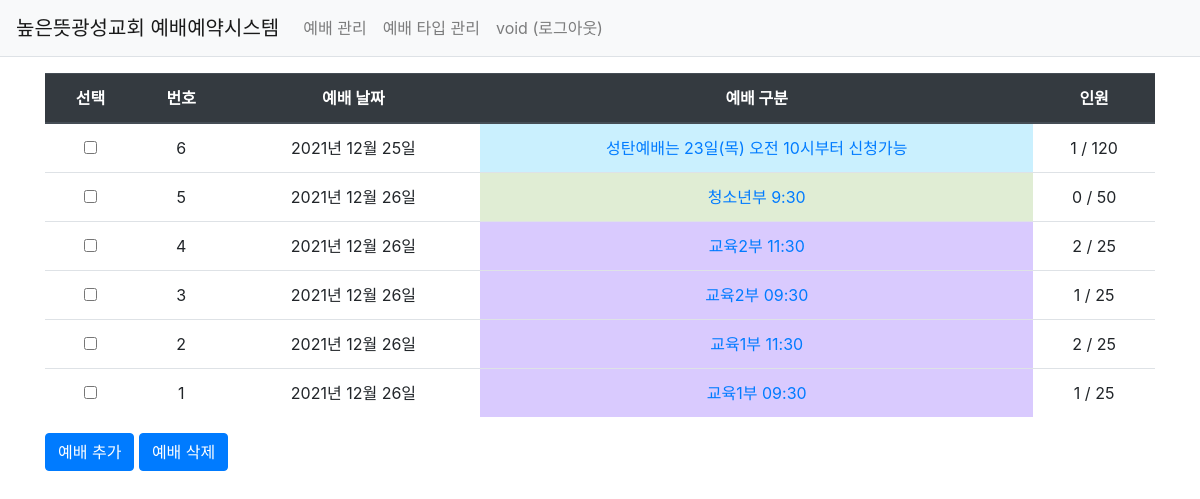
/worship/list/ (signed in), run on the app's committed database.
### w_reservation/models.py (models this page shows)
class User(db.Model):
    id = db.Column(db.Integer, primary_key=True)
    username = db.Column(db.String(150), unique=True, nullable=False)
    password = db.Column(db.String(200), nullable=False)
    admin = db.Column(db.Integer, nullable=True, server_default='2')

class Worship(db.Model):
    id = db.Column(db.Integer, primary_key=True)
    date = db.Column(db.Date(), nullable=False)
    part = db.Column(db.String(100), nullable=False)
    limit = db.Column(db.Integer, nullable=False)
    curnum = db.Column(db.Integer, nullable=False)
    worshiptype_id = db.Column(db.Integer, db.ForeignKey('worshiptype.id',ondelete='CASCADE'))
    worshiptype = db.relationship('WorshipType', backref=db.backref('worship_set', cascade='all, delete-orphan'))

### w_reservation/views/worship_views.py (the view)
@bp.route('/list/')
@login_required
def _list():
    worship_list = Worship.query.order_by(Worship.id.desc())
    return render_template('worship/worship_list.html', worship_list=worship_list)

### w_reservation/filter.py (called while the page is built)
def format_datetime(value, fmt='%Y년 %m월 %d일'):
    return value.strftime(fmt)

### w_reservation/views/auth_views.py (called while the page is built)
@bp.before_app_request
def load_logged_in_user():
    user_id = session.get('user_id')
    if user_id is None:
        g.user = None
    else:
        g.user = User.query.get(user_id)

def login_required(view):
    @functools.wraps(view)
    def wrapped_view(**kwargs):
        if g.user is None:
            return redirect(url_for('auth.login'))
        return view(**kwargs)
    return wrapped_view

### w_reservation/templates/worship/worship_list.html (shortened to what this page needs)
{% extends 'base.html' %}
{% block content %}
<div class="container my-3">
    <table class="table" id="w-table">
        <thead>
        <tr class="text-center thead-dark">
            <th>선택</th>
            <th>번호</th>
            <th>예배 날짜</th>
            <th>예배 구분</th>
            <th>인원</th>
        </tr>
        </thead>
        <tbody>
        {% if worship_list %}
        {% for worship in worship_list %}
        <tr class="text-center" id="{{ worship.id }}">
            <td><input type="checkbox" name="checkboxName" data-uri="{{ url_for('worship.delete',worship_id = worship.id) }}"></td>
            <td>{{ worship.id}}</td>
            <td>{{ worship.date|datetime }}</td>
            <td style="background: {{ worship.worshiptype.bgcolor }}"><a href="{{ url_for('seat._list',worship_id=worship.id) }}">{{ worship.part }}</a></td>
            <td>{{ worship.curnum }} / {{ worship.limit }}</td>
        </tr>
        {% endfor %}
        {% else %}
        <tr>
            <td colspan="3">등록된 예배가 없습니다.</td>
        </tr>
        {% endif %}
        </tbody>
    </table>
    <a href="{{ url_for('worship.add') }}" class="btn btn-primary">예배 추가</a>
    <a href="#" class="delete btn btn-primary">예배 삭제</a>
</div>
{% endblock %}

### w_reservation/templates/navbar.html (shortened to what this page needs)
<nav class="navbar navbar-expand-lg navbar-light bg-light border-bottom">
    <a class="navbar-brand" href="{{ url_for('main.index') }}">높은뜻광성교회 예배예약시스템</a>
    <div class="collapse navbar-collapse flex-grow-0" id="navbarNav">
        {% if g.user %}
        <ul class="navbar-nav">
            <li class="nav-item">
                <a class="nav-link" href="{{ url_for('worship._list') }}">예배 관리</a>
            </li>
            <li class="nav-item">
                <a class="nav-link" href="{{ url_for('worshiptype._list') }}">예배 타입 관리</a>
            </li>
            <li class="nav-item">
                <a class="nav-link" href="{{ url_for('auth.logout') }}">{{ g.user.username }} (로그아웃)</a>
            </li>
        </ul>
        {% endif %}
    </div>
</nav>

### data on the page
User: user.username "void"
Worship: id "6", date "2021년 12월 25일", part "성탄예배는 23일(목) 오전 10시부터 신청가능", curnum "1", limit "120"
Worship: id "5", date "2021년 12월 26일", part "청소년부 9:30", curnum "0", limit "50"
Worship: id "4", date "2021년 12월 26일", part "교육2부 11:30", curnum "2", limit "25"
Worship: id "3", date "2021년 12월 26일", part "교육2부 09:30", curnum "1", limit "25"
Worship: id "2", date "2021년 12월 26일", part "교육1부 11:30", curnum "2", limit "25"
Worship: id "1", date "2021년 12월 26일", part "교육1부 09:30", curnum "1", limit "25"
